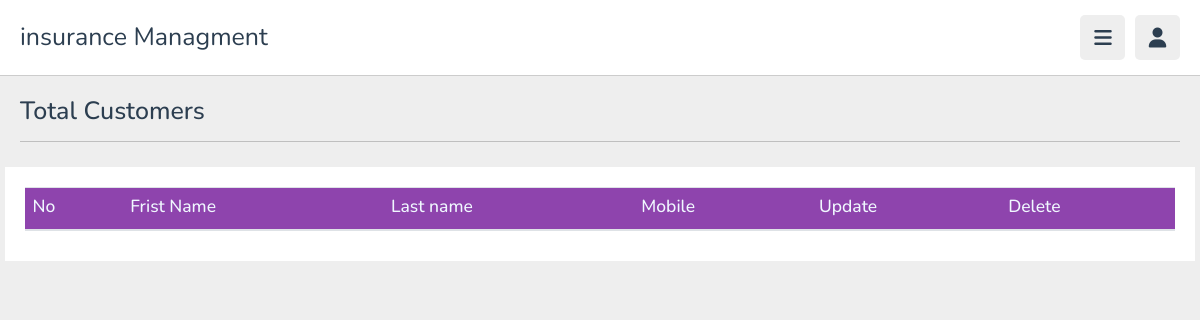
Before: /total_register_user with the older database file.
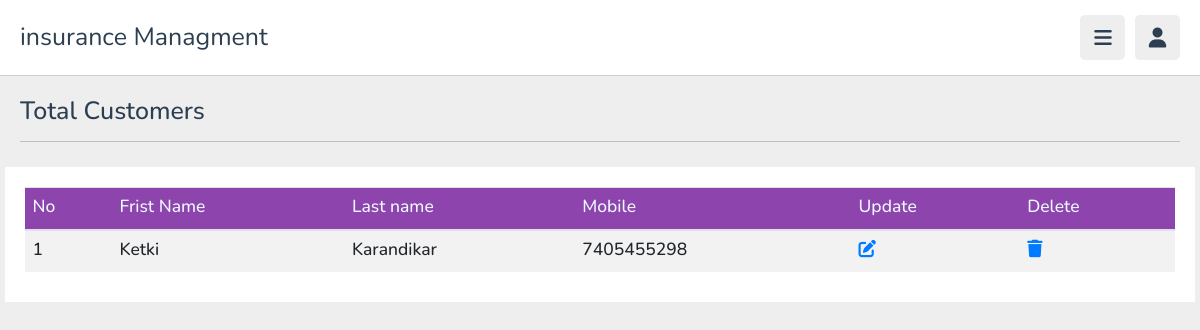
After: the same page with the newer database file.
### myapp/models.py (models this page shows, shortened)
class User(models.Model):
    fname = models.CharField(max_length=50)
    lname = models.CharField(max_length=50)
    email = models.EmailField(max_length=254)
    no = models.BigIntegerField()
    password = models.CharField(max_length=50)

### myapp/views.py (the view)
# urls.py: path('total_register_user', views.total_register_user, name='total_register_user'),
def total_register_user(request):
    users = User.objects.all()
    user_count = users.count()
    return render(request, "total_register_user.html", {'users': users})

### myapp/templates/total_register_user.html (shortened to what this page needs)
{% load static %}
{% include "admin_header.html" %}
{% block admin_content %}
<section class="playlist-details">
   <h1 class="heading"> Total Customers </h1>
   <div class="row">
      <table class="table table-striped">
         <thead>
             <tr style="background-color: #8e44ad; color: aliceblue;">
                 <th><h3>No<h3></th>
                 <th><h3>Frist Name</h3></th>
                 <th><h3>Last name</h3></th>
                 <th><h3>Mobile</h3></th>
                 <th><h3>Update</h3></th>
                 <th><h3>Delete</h3></th>
             </tr>
         </thead>
         <tbody>
            {% for user in users %}
            <tr>
                <th scope="row"><h3>{{ forloop.counter }}</h3></th>
                <td><h3>{{ user.fname }}</h3></td>
                <td><h3>{{ user.lname }}</h3></td>
                <td><h3>{{ user.no }}</h3></td>
                <td><h3><a href="{% url "ac_update" user.id%}"><i class="fa-solid fa-pen-to-square"></i></a></h3></td>
                <td><h3><a href="{% url "ac_delete" user.id%}" onclick="confirmDelete('{{ user.id }}')"><i class="fa-solid fa-trash"></i></a></h3></td>
            </tr>
            {% endfor %}
         </tbody>
     </table>
   </div>
</section>
{% endblock %}

Changed rows visible on the page:
added User: fname "Ketki", lname "Karandikar", no "7405455298"
